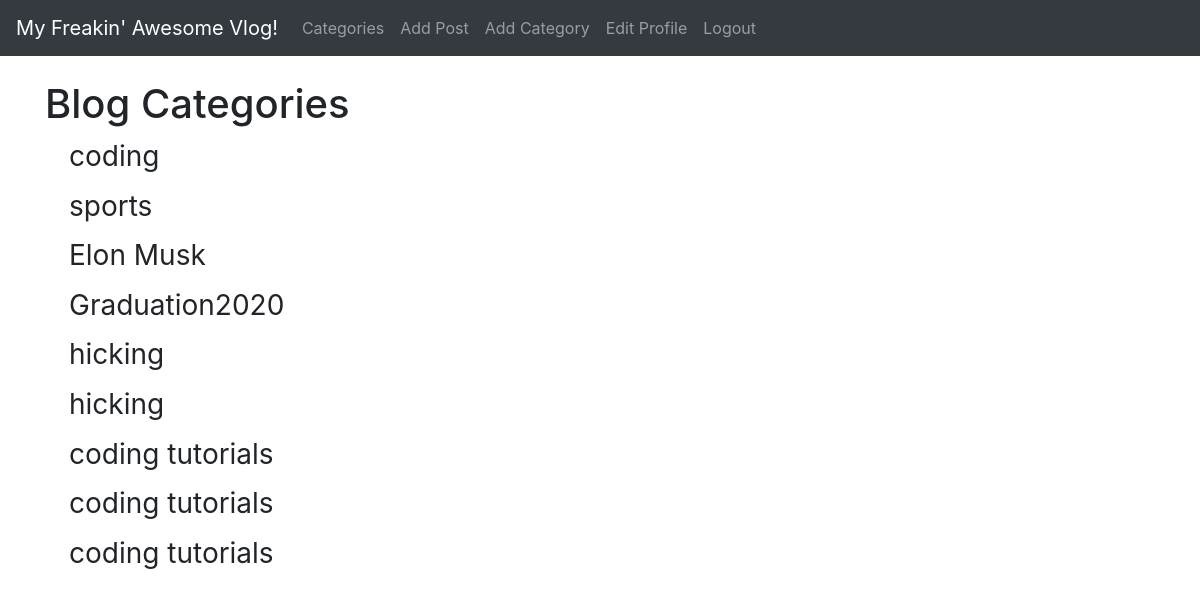
/category-list/ (signed in), run on the app's committed database.
### theblog/models.py (models this page shows, shortened)
class Category(models.Model):
	name = models.CharField(max_length=255)
	def __str__(self):
		return self.name

### theblog/views.py (the view)
# urls.py: path('category-list/', CategoryListView, name='category-list'),
def CategoryListView(request):
	cat_menu_list = Category.objects.all()
	return render(request, 'category_list.html', {'cat_menu_list':cat_menu_list})

### theblog/templates/category_list.html (shortened to what this page needs)
{% extends 'base.html' %}
{% block  content %}
	<h1>Blog Categories</h1>
		{% for item in cat_menu_list %}
            <h3><a class="dropdown-item" href="{% url 'category' item|slugify %}">{{ item }}</a></h3>
		{% endfor %}
{% endblock %}

### data on the page
Category: name "coding"
Category: name "sports"
Category: name "Elon Musk"
Category: name "Graduation2020"
Category: name "hicking"
Category: name "hicking"
Category: name "coding tutorials"
Category: name "coding tutorials"
Category: name "coding tutorials"
